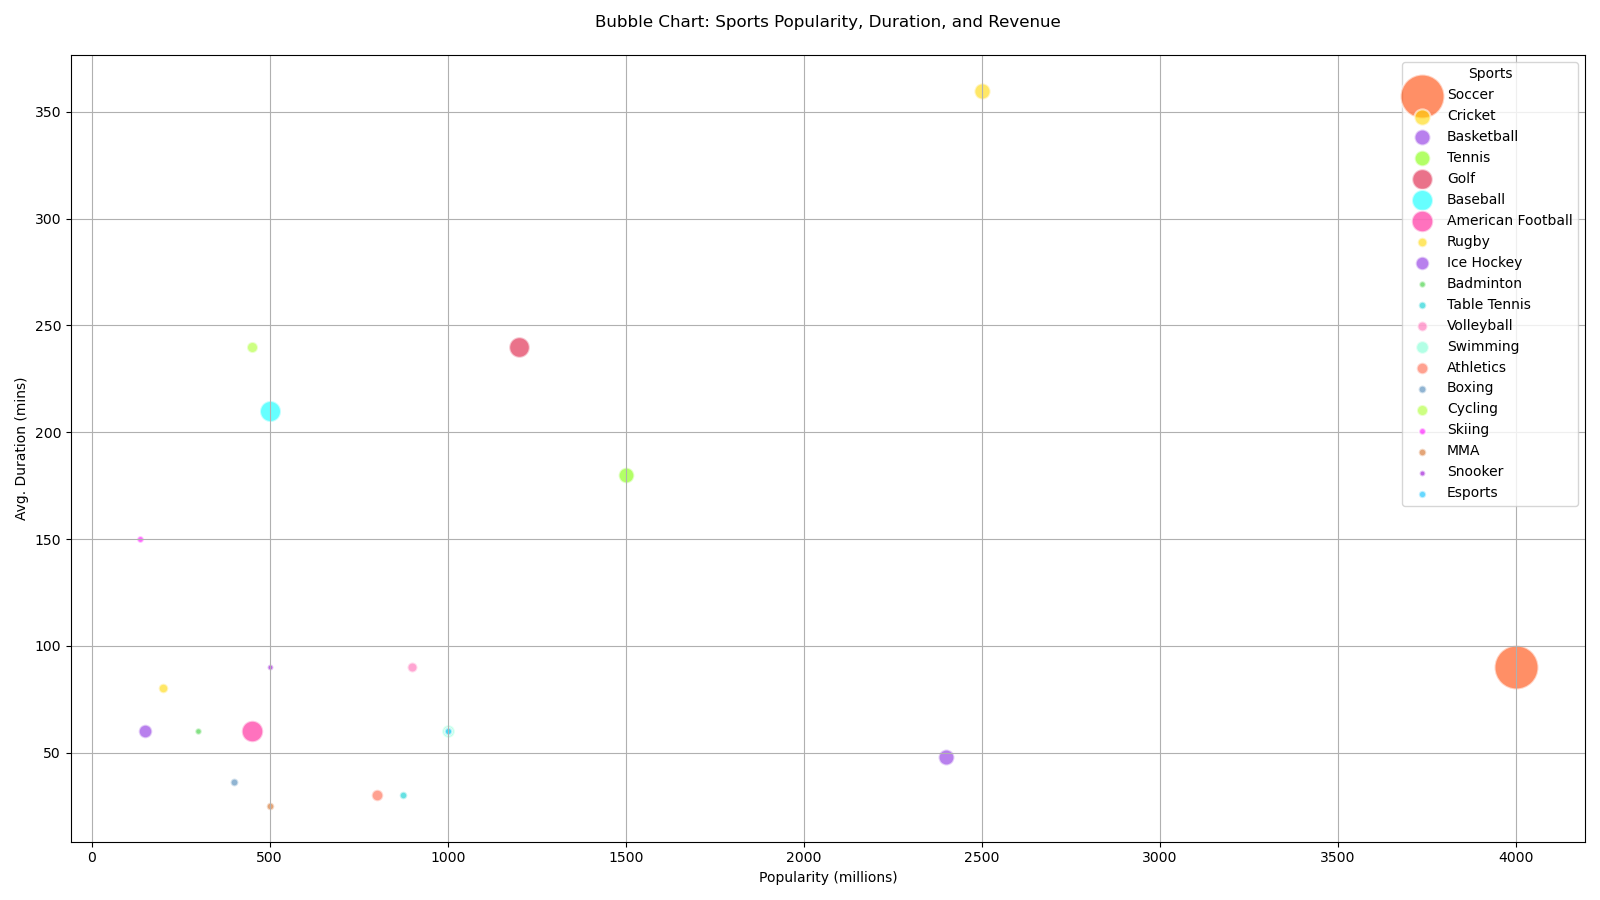

Write the Python code that produced this figure.

import matplotlib.pyplot as plt

# Table data provided above
data = {
    'Sport': ['Soccer', 'Cricket', 'Basketball', 'Tennis', 'Golf', 'Baseball', 'American Football', 'Rugby', 'Ice Hockey', 'Badminton', 'Table Tennis', 'Volleyball', 'Swimming', 'Athletics', 'Boxing', 'Cycling', 'Skiing', 'MMA', 'Snooker', 'Esports'],
    'Popularity (millions)': [4000, 2500, 2400, 1500, 1200, 500, 450, 200, 150, 300, 875, 900, 1000, 800, 400, 450, 135, 500, 500, 1000],
    'Avg. Duration (mins)': [90, 360, 48, 180, 240, 210, 60, 80, 60, 60, 30, 90, 60, 30, 36, 240, 150, 25, 90, 60],
    'Annual Revenue (billions)': [50, 6.8, 6.6, 6.4, 11, 11.5, 12, 2.4, 4.8, 1.1, 1.5, 2.6, 4.2, 3.5, 1.6, 3.2, 1.2, 1.5, 0.9, 1.4]
}

# Create figure and axis
fig, ax = plt.subplots(figsize=(16, 9))

# Scatter plot for each sport
for i in range(len(data['Sport'])):
    ax.scatter(data['Popularity (millions)'][i], data['Avg. Duration (mins)'][i], 
               s=data['Annual Revenue (billions)'][i]*20,  # Bubble sizes
               label='{}'.format(data['Sport'][i]),
               alpha=0.6, edgecolors='w',
               linewidth=1.5)

# Custom colors
colors = ['#FF4500', '#FFD700', '#8A2BE2', '#7FFF00', '#DC143C', 
          '#00FFFF', '#FF1493', '#FFD700', '#8A2BE2', '#32CD32', 
          '#00CED1', '#FF69B4', '#7FFFD4', '#FF6347', '#4682B4', 
          '#ADFF2F', '#FF00FF', '#D2691E', '#9400D3', '#00BFFF']

# Apply the colors to the scatter plot
for i, dot in enumerate(ax.collections):
    dot.set_facecolor(colors[i % len(colors)])

# Title and labels
ax.set_title('Bubble Chart: Sports Popularity, Duration, and Revenue', pad=20)
ax.set_xlabel('Popularity (millions)')
ax.set_ylabel('Avg. Duration (mins)')

# Grid and legend
ax.grid(True)
ax.legend(title='Sports', loc='upper right')

plt.tight_layout()
plt.show()
